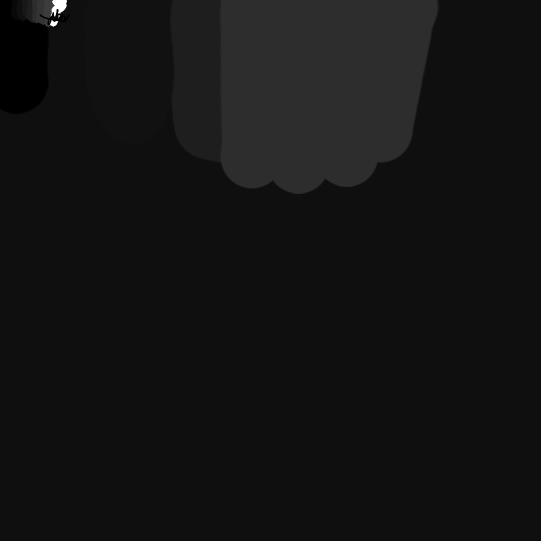
#> input picture CitySkyline地形图生成/img源文件.png, 1081 x 1081 px (shown at 1/2 size)
$ python main.py
#> lines starting #> are read from the running program, lines starting #| are printed output that depends on the picture
'''用于游戏 城市：天际线（City:Skyline）生成地形图'''
import matplotlib.pyplot as plt
import matplotlib.image as mpimg
import numpy as np

plt.figure("beautifulscene")
file = 'img源文件.png'
img = mpimg.imread(file)
#> img is the input picture: shape (1081, 1081, 4) float32; mean R, G, B, A 0.0762, 0.0762, 0.0762, 1


# 读取照片，照片都是一堆像素

# r,g,b = [img[:,:,i] for i in range(3)]
# img_gray = r*0.299+g*0.587+b*0.114


def setheight(x1, y1, x2, y2, h):
    '''设置 (x1,y1) (x2,y2)区域高程为h'''
#> called with x1 = 0, y1 = 0, x2 = 1080, y2 = 1080, h = 0
    for x in range(x1, x2 + 1):
        # print(x,'行开始')
        for y in range(y1, y2 + 1):
            img[x][y] = h/1024
#> img: shape (1081, 1081, 4) float32; every value is 0
    print('设置 (', x1, y1, ') (', x2, y2, ')', h, '结束')


##########################################################
### 设定基础值，本部分内容无需修改 #########################
print('程序开始')
# 设置边框为0
setheight(0, 0, 1080, 1080, 0)
setheight(20, 20, 1071, 1071, 50)
# 设定最高值，用于调整地形，进入游戏后需手动抹平
setheight(0, 0, 10, 10, 1023)
#> call 3 of setheight, with x1 = 0, y1 = 0, x2 = 10, y2 = 10, h = 1023
#> after the loop in setheight (call 3), `for x in range(x1, x2 + 1):`:
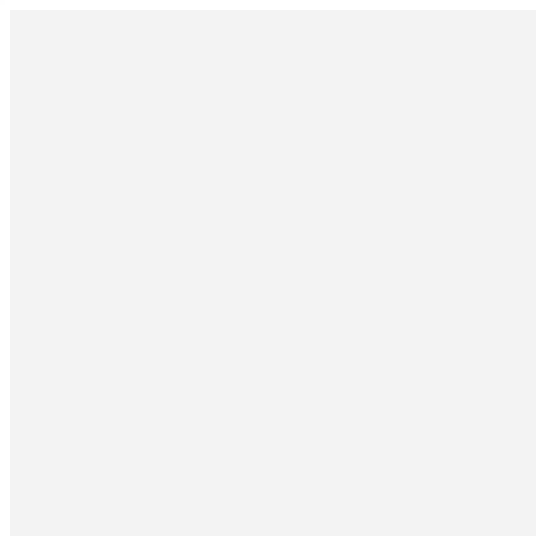
#> img: shape (1081, 1081, 4) float32 (shown at 1/2 size); mean R, G, B, A 0.0456, 0.0456, 0.0456, 0.0456; transparent parts drawn white
###########################################################
### 自定义区域，需要修改 ###################################
setheight(530, 0, 550, 1080, 30)
setheight(0, 530, 1080, 550, 30)
##########################################################
### 程序结尾，不需修改 ####################################
# 将像素转换为单通道照片，照片一般是3通道的rgb模式
plt.imshow(img, cmap="gray")
plt.show()
outFile = 'image-out.png'
mpimg.imsave(outFile, img, cmap="gray")
print('end')
